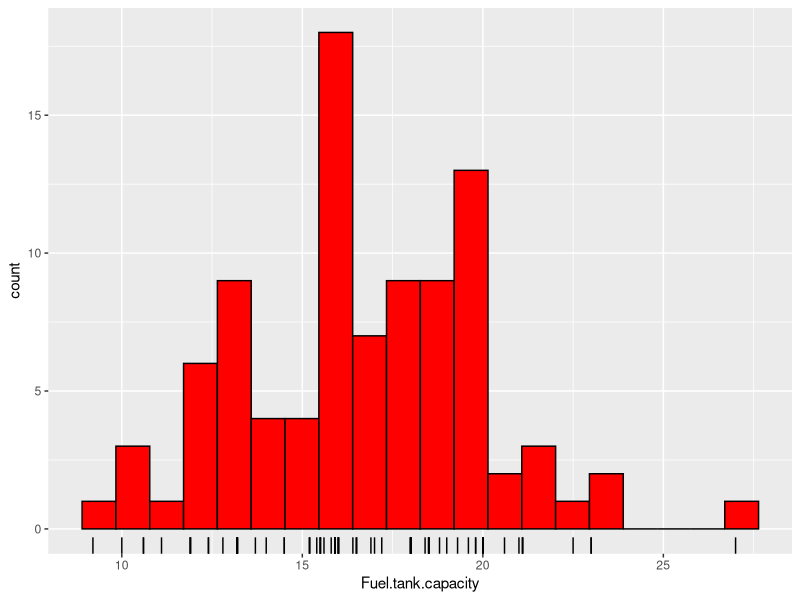
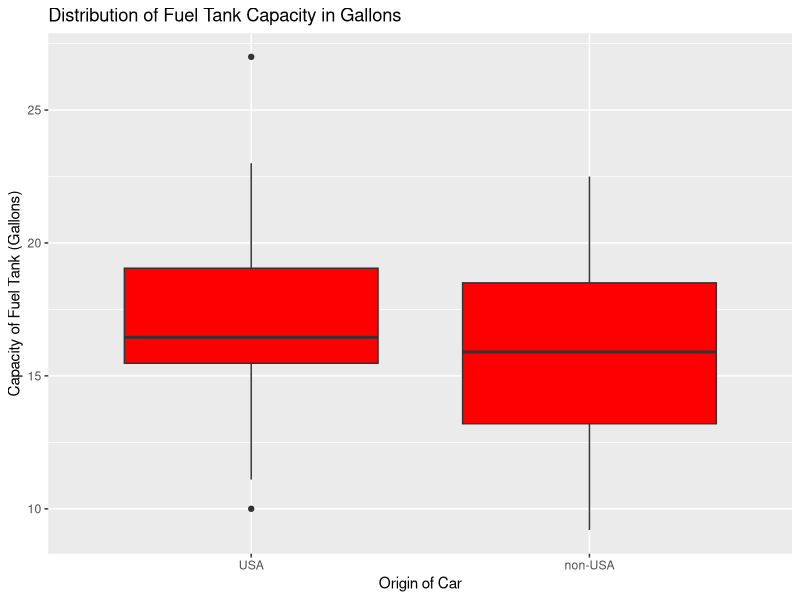
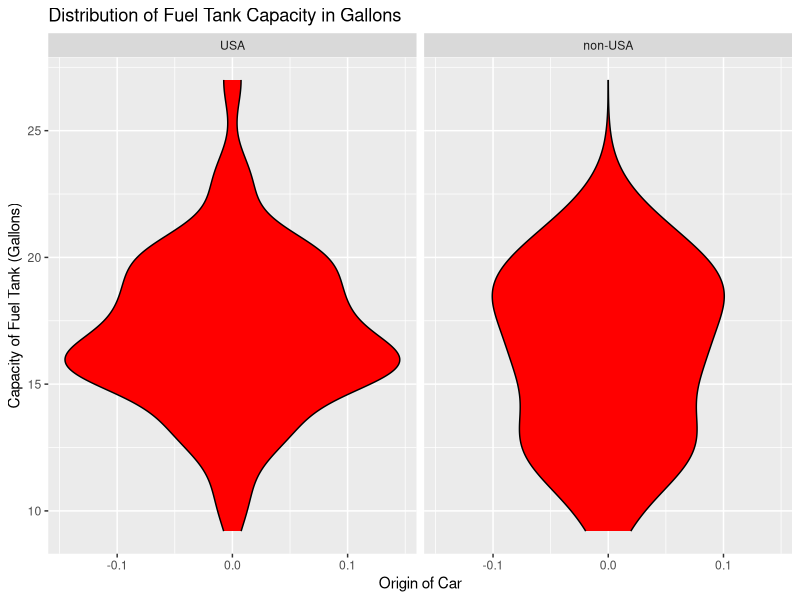
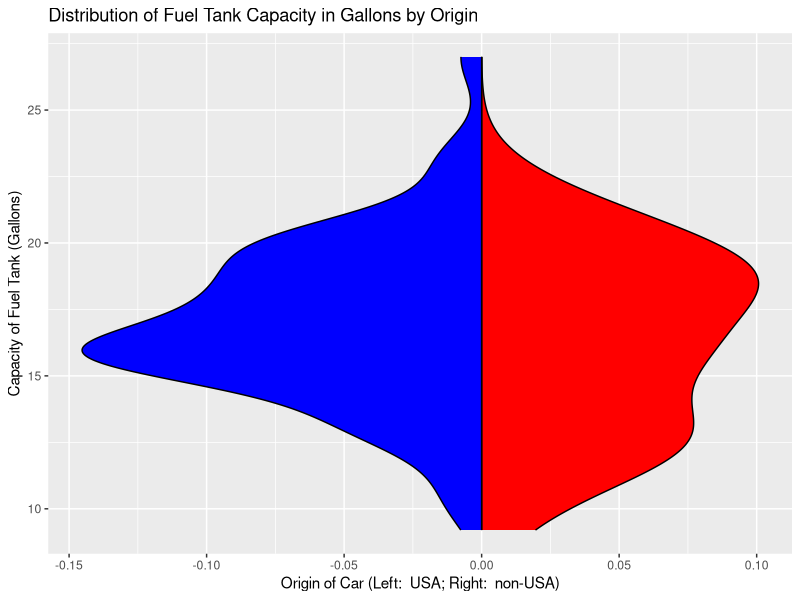
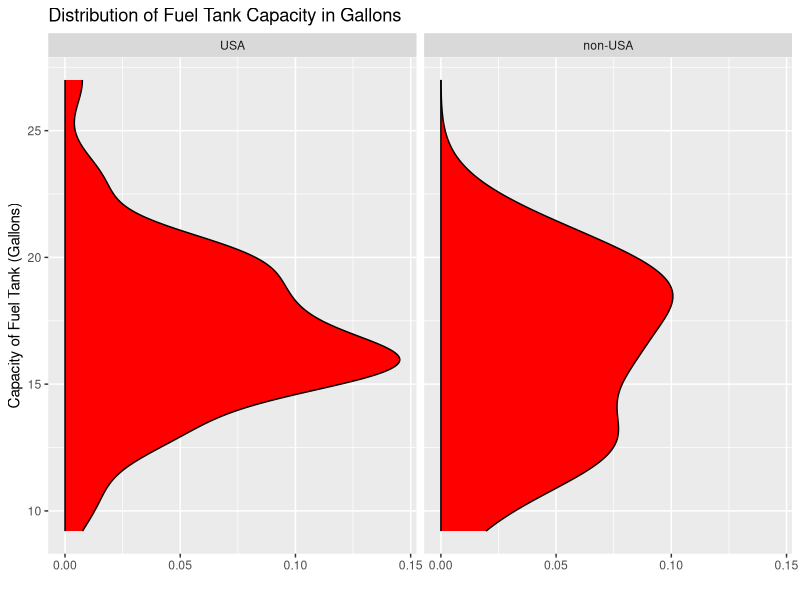
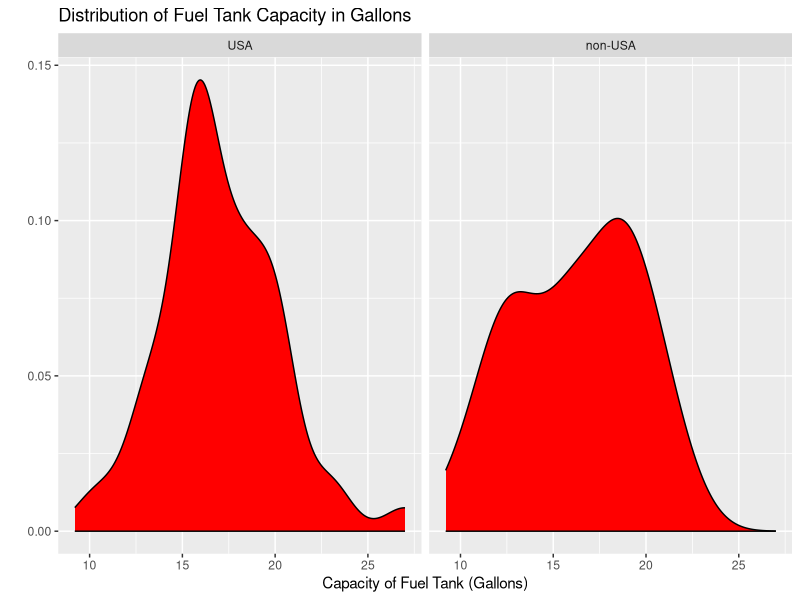
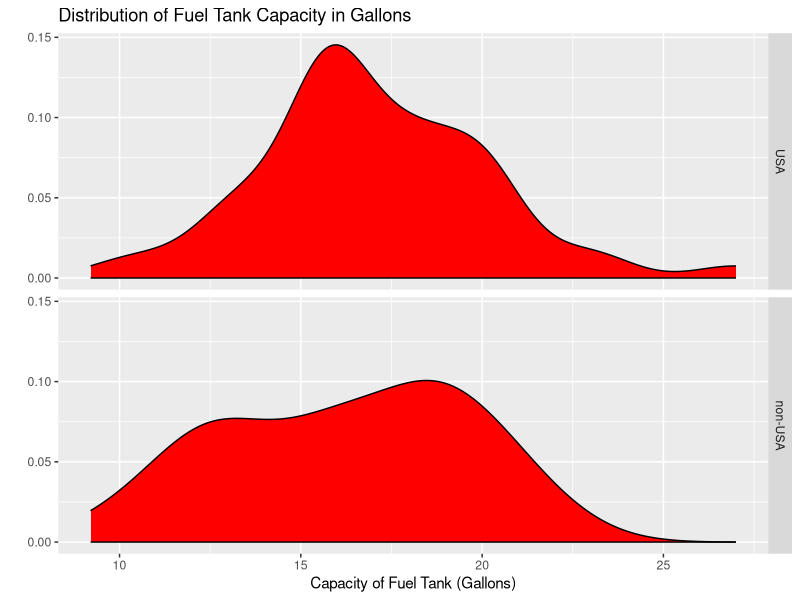
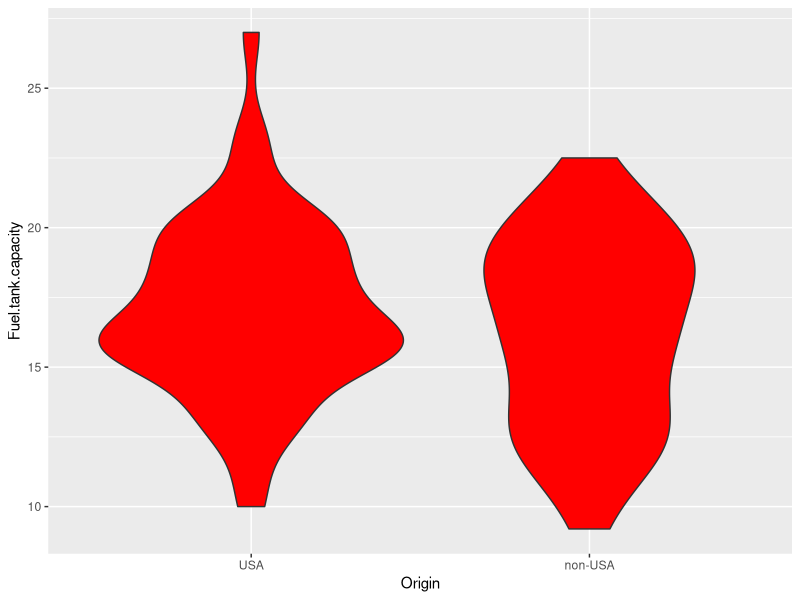

Generate these figures, in order, with R:
## ---- chunk 1
library(MASS)
library(ggplot2)
data(Cars93)
#head(Cars93)

ggplot(Cars93) + aes(x = Fuel.tank.capacity) + 
  geom_histogram(bins = 20, fill = "red", color = "black") + 
  geom_rug()

## ---- chunk 2
ggplot(Cars93) + geom_boxplot(fill = "red") + 
  aes(y = Fuel.tank.capacity, x = as.factor(Origin)) +
  labs(y = "Capacity of Fuel Tank (Gallons)", x = "Origin of Car") + 
  ggtitle("Distribution of Fuel Tank Capacity in Gallons") + 
  theme(legend.position = "none")
## ---- chunk 3
library(dplyr)
ggplot() + 
  aes(x = Fuel.tank.capacity) +
  stat_density(data = Cars93, aes(ymax = ..density..,  ymin = -..density..),
               fill = "red", colour = "black",
               geom = "ribbon", position = "identity") +
  facet_grid(. ~ Origin) +
  labs(x = "Capacity of Fuel Tank (Gallons)", y = "Origin of Car") + 
  ggtitle("Distribution of Fuel Tank Capacity in Gallons") + 
  theme(legend.position = "none") + coord_flip()
## ---- chunk 4
ggplot(Cars93) + 
  stat_density(data = dplyr::filter(Cars93, Origin != "USA"), 
               aes(x = Fuel.tank.capacity, ymax = ..density.., ymin = 0),
               fill = "red", colour = "black",
               geom = "ribbon", position = "identity") +
  stat_density(data = dplyr::filter(Cars93, Origin == "USA"), 
               aes(x = Fuel.tank.capacity, ymax = 0, ymin = -..density..),
               fill = "blue", colour = "black",
               geom = "ribbon", position = "identity") +
  labs(x = "Capacity of Fuel Tank (Gallons)", 
       y = "Origin of Car (Left:  USA; Right:  non-USA)") + 
  ggtitle("Distribution of Fuel Tank Capacity in Gallons by Origin") + 
  theme(legend.position = "none") + coord_flip()

## ---- chunk 5
ggplot(Cars93) + 
  aes(x = Fuel.tank.capacity) +
  stat_density(aes(ymax = ..density..,  ymin = 0),
               fill = "red", colour = "black",
               geom = "ribbon", position = "identity") +
  facet_grid(. ~ Origin) +
  labs(x = "Capacity of Fuel Tank (Gallons)", y = "") + 
  ggtitle("Distribution of Fuel Tank Capacity in Gallons") + 
  theme(legend.position = "none") + coord_flip()

ggplot(Cars93) + 
  aes(x = Fuel.tank.capacity) +
  stat_density(aes(ymax = ..density..,  ymin = 0),
               fill = "red", colour = "black",
               geom = "ribbon", position = "identity") +
  facet_grid(. ~ Origin) +
  labs(x = "Capacity of Fuel Tank (Gallons)", y = "") + 
  ggtitle("Distribution of Fuel Tank Capacity in Gallons") + 
  theme(legend.position = "none")

ggplot(Cars93) + 
  aes(x = Fuel.tank.capacity) +
  stat_density(aes(ymax = ..density..,  ymin = 0),
               fill = "red", colour = "black",
               geom = "ribbon", position = "identity") +
  facet_grid(Origin ~ .) +
  labs(x = "Capacity of Fuel Tank (Gallons)", y = "") + 
  ggtitle("Distribution of Fuel Tank Capacity in Gallons") + 
  theme(legend.position = "none")

## ---- chunk 6
ggplot(Cars93) + 
  aes(y = Fuel.tank.capacity, x = Origin) +
  geom_violin(fill = "red")
## ---- chunk 7
ggplot(Cars93) + 
  aes(y = Fuel.tank.capacity, x = Origin) +
  geom_violin(fill = "red") + 
  stat_summary(fun.y=mean, geom="point", shape=5, size=4, color = "blue") + 
  stat_summary(fun.y=median, geom="point", shape=16, size=4, color = "yellow")

## ---- chunk 8
nn <- 1000
my_normal_sample <- rnorm(nn, mean = 0, sd = 1)
ks.test(my_normal_sample, "pnorm", mean = 0, sd = 1)
## ---- chunk 9
my_uniform_sample <- runif(nn, min = 0, max = 100)
ks.test(my_uniform_sample, "punif", 0, 100)
## ---- chunk 10
ks.test(my_uniform_sample, my_normal_sample)
## ---- chunk 11
library(MASS)
library(ggplot2)
data(Cars93)
head(Cars93)

ggplot(Cars93) + aes(x = Weight) + geom_histogram(bins = 20, fill = "red", color = "black")

ks.test(jitter(Cars93$Weight), "punif", min = min(Cars93$Weight), 
        max = max(Cars93$Weight))
ks.test(jitter(Cars93$Weight), "pnorm", mean = mean(Cars93$Weight), 
        sd = sd(Cars93$Weight))

## ---- chunk 12
ggplot(Cars93) + aes(x = Weight) + geom_histogram(bins = 6, fill = "red", color = "black")
## ---- chunk 13

weight_given_US <- jitter(Cars93$Weight[Cars93$Origin == "USA"])
weight_given_non_US <- jitter(Cars93$Weight[Cars93$Origin != "USA"])

ggplot(Cars93) + aes(x = Weight, color = Origin) + geom_density(size = 1.5)

ks.test(x = weight_given_US, y = weight_given_non_US, alternative = "greater")
ks.test(x = weight_given_US, y = weight_given_non_US, alternative = "less")

## ---- chunk 14
ggplot(Cars93) + aes(x = Weight, y = MPG.city) + 
  geom_point() + ggtitle("City Gas Mileage vs. Car Weight") + 
  labs(x = "Car Weight (lbs)", y = "Miles per Gallon (City)")
